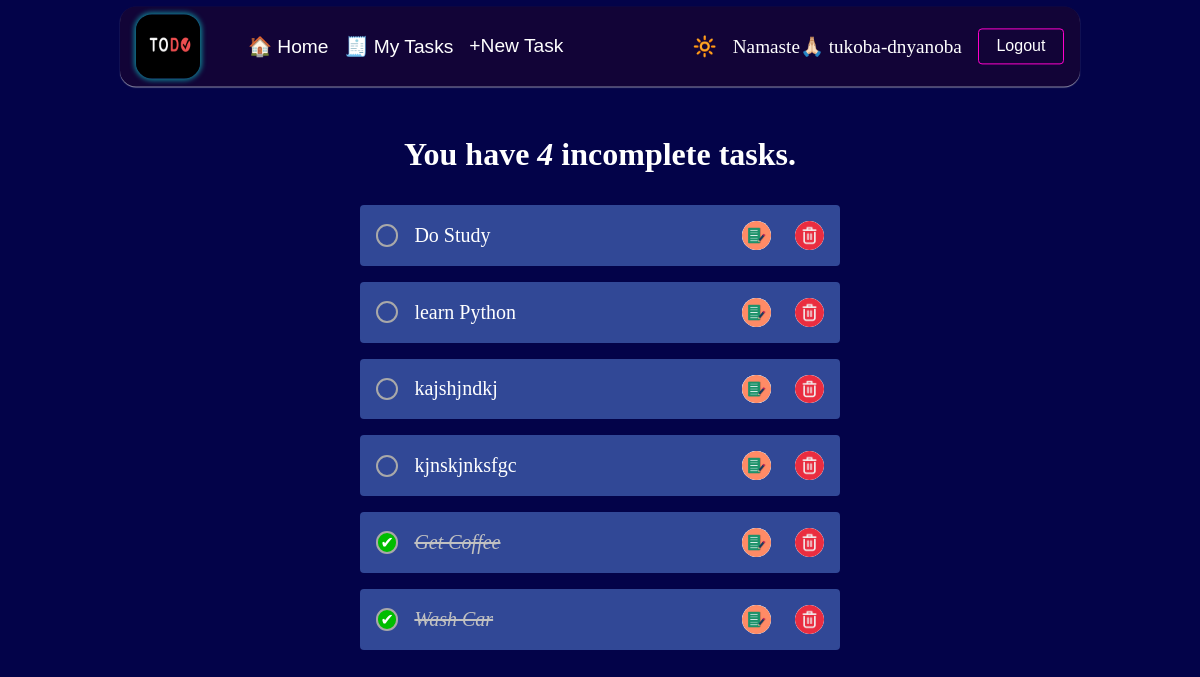
Page /tasks/ (signed in) on the earlier database version.
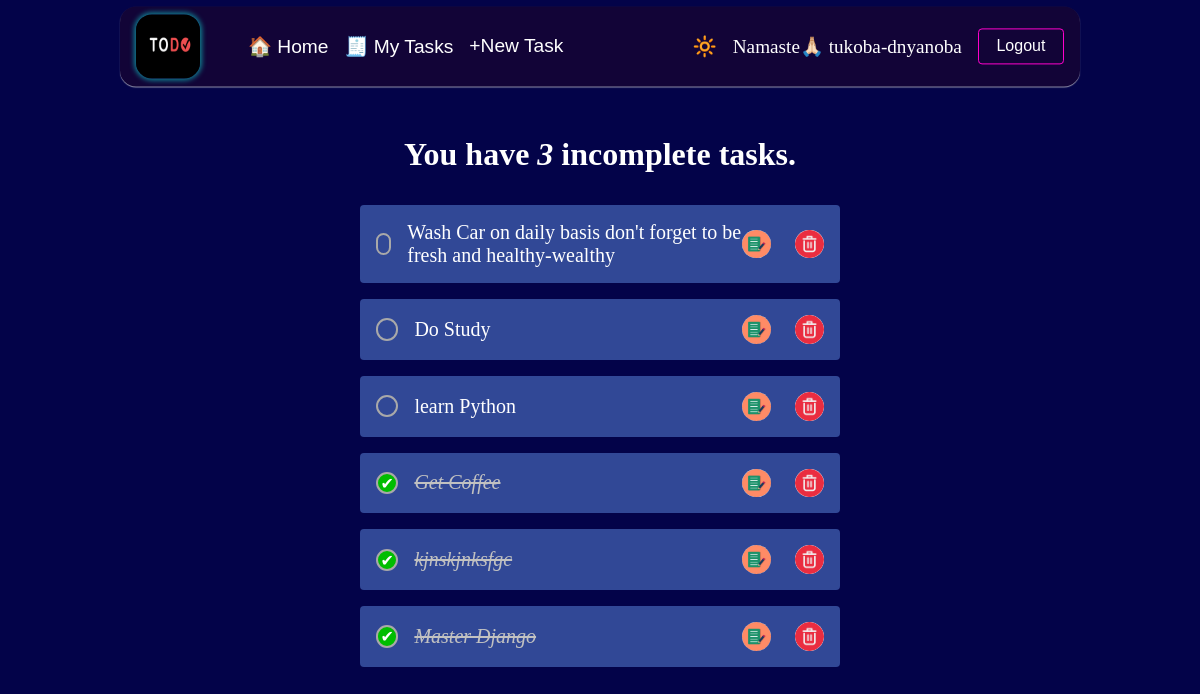
Same page on the later database version.
### base/models.py (models this page shows, shortened)
class Task(models.Model):
  user = models.ForeignKey(User, on_delete=models.CASCADE, null=True, blank=True)
  title = models.CharField(max_length=200, null=True, blank=True)
  description = models.TextField(null=True, blank=True)
  complete = models.BooleanField(default=False)
  created = models.DateTimeField(auto_now_add=True)
  class Meta:
    ordering = ['complete', 'created']

### base/views.py (the view)
# urls.py: path('tasks/', TaskList.as_view(), name='tasks'),
class TaskList(LoginRequiredMixin, ListView):
  model = Task
  context_object_name = 'tasks'
  def get_context_data(self, **kwargs):
    context = super().get_context_data(**kwargs)
    context['tasks'] = context['tasks'].filter(user=self.request.user)
    context['count'] = context['tasks'].filter(complete=False)
    search_input = self.request.GET.get('search-area') or ''
    if search_input:
      context['tasks'] = context['tasks'].filter(title__icontains=search_input)
    context['search_input'] = search_input
    return context

### base/templates/base/task_list.html
{% extends "base/base.html" %}
{% load static %}
{% block main %}
  <h1>You have <em>{{count.count}}</em> incomplete task{{count|pluralize:"s"}}.</h1>
  <div class="task_list-container">
    {% for task in tasks %}
      <div class="task-wrapper">
        {% if task.complete %}
          <div id="task-complete-title" class="task-title">
            <div class="task-complte-icon">✔</div>
            <i><s><a class="task-complete-title" href="{% url 'task_update' task.id %}">{{task.title}}</a></s></i>
          </div>
        {% else %}
          <div  class="task-title">
            <div class="task-incomplte-icon"></div>
            <a href="{% url 'task_update' task.id %}">{{task.title|truncatewords:50}}</a>
          </div>
        {% endif %}
        <div class="task-action-btns">
          <a href="{% url 'task_update' task.id %}" class="task-action-link task-edit-btn"><img src="{% static 'base/images/Edit-icon.jpg' %}" alt=""></a>
          <a href="{% url 'task_delete' task.id %}" class="task-action-link delete-btn"><img src="{% static 'base/images/delete.png' %}" alt=""></a>
        </div>
      </div>
      {% empty %}
      <p>You have no pending tasks! <a class="option-link" href="{% url 'task_create' %}">add your first task!</a></p>
    {% endfor %}
  </div>
{% endblock main %}

### base/templates/base/base.html (shortened to what this page needs)
<!DOCTYPE html>
{% load static %}
<html lang="en">
<head>
  {% block style %}
    <link rel="stylesheet" href="{% static 'base/css/index.css' %}">
  {% endblock style %}
</head>
<body>
  {% include "base/header.html" %}
  <div class="main">
    {% block main %}{% endblock main %}
  </div>
</body>
</html>

### base/templates/base/header.html (shortened to what this page needs)
{% load static %}
<header class="todo-header">
  <div class="left-section">
    <img src="{% static "base/images/todo-logo1.png" %}" id="todo-logo">
    <nav>
      <a href="">🏠 Home</a>
      {% if request.user.is_authenticated %}
        <a href="{% url 'tasks' %}">🧾 My Tasks</a>
        <a href="{% url 'task_create' %}"><span class="new-task-logo">+</span>New Task</a>
      {% endif %}
    </nav>
  </div>
  <div class="right-section">
    {% if request.user.is_authenticated %}
      <span class="theme-icon">
        {% if theme %}
          🌙
        {% else %}
          🔆
        {% endif %}
      </span>
      <span class="username">Namaste🙏🏻 {{request.user}} </span>
      <form action="{% url 'logout' %}" method="POST">
        <input class="logout-btn login-link-btn" type="submit" value="Logout">
      </form>
    {% else %}
      <nav>
        <a class="login-link-btn" href="{% url 'login' %}">Login</a>
        <a class="signup-link-btn" href="{% url 'signup' %}">Signup</a>
      </nav>
    {% endif %}
  </div>
</header>

### base/static/base/css/index.css (style rules this page uses)
* { box-sizing: border-box; margin: 0; padding: 0; border: none; outline: none; background-color: transparent; }
body { min-height: 100vh; width: 100vw; max-width: 70rem; margin: 0 auto; overflow: hidden; overflow-y: scroll; background-color: #030349; color: #fff; }
a { text-decoration: none; color: #fff; }
.main { margin: 2.5rem auto 1rem; padding: 1rem; max-width: 60rem; height: 100%; display: flex; flex-direction: column; justify-content: center; align-items: center; border-radius: 1rem; }
.todo-header { overflow: hidden; background-color: #120437; box-shadow: 0 1px 1px #dddddda5; position: sticky; top: 0.4rem; height: 5rem; width: 100%; max-width: 60rem; display: flex; justify-content: space-between; align-items: center; margin: 0 auto; padding: 0.5rem 1rem; border-radius: 1rem; font-size: 1.2rem; z-index: 100; }
.left-section, .right-section { display: flex; align-items: center; column-gap: 1rem; }
#todo-logo { border-radius: 1rem; height:4rem; width: 4rem; margin-right: 2rem; box-shadow: 0 0 5px 2px #109aa1d4; }
.todo-header nav { display: flex; align-items: center; column-gap: 1rem; font-family: Arial, Helvetica, sans-serif; }
.login-link-btn, .signup-link-btn { padding: 0.5rem 1.1rem; border-radius: 0.25rem; font-size: 1rem; color: #fff; }
.login-link-btn { border: 1px solid #ff00cc; }
.task_list-container { display: flex; flex-direction: column; align-items: center; row-gap: 1rem; width: 100%; max-width: 40rem; padding: 2rem 2rem; }
.task_list-container .task-wrapper { background-color: #6494ed79; padding: 1rem; max-width: 30rem; width: 100%; border-radius: 0.25rem; font-size: 1.25rem; display: flex; align-items: center; justify-content: space-between; }
.task-title { display: flex; column-gap: 1rem; align-items: center; }
.task-complte-icon, .task-incomplte-icon { border: 2px solid #a9a9a9; border-radius: 1rem; width: 1.4rem; height: 1.4rem; text-align: center; vertical-align: middle; }
.task-complte-icon { background-color: #00bd00; color: #fff; text-align: center; font-size: 1rem; }
#task-complete-title, .task-complete-title { color: #c1c1c1; }
.task-action-btns { display: flex; align-items: center; column-gap: 1.5rem; }
.task-action-link img { width: 100%; height: 100%; object-fit: cover; }
.task-action-link.delete-btn, .task-edit-btn { border-radius: 2rem; overflow: hidden; background-color: #f1f1f1; width: 1.8rem; height: 1.8rem; }

Differences in the rows shown:
removed Task: title "kajshjndkj"
changed Task: complete True → False (drawn); title "Wash Car" → "Wash Car on daily basis don't forget to be fresh and healthy-wealthy"; moves up the list
shown differently, row unchanged: Task "Get Coffee": moves down the list
changed Task "kjnskjnksfgc": complete False → True (drawn)
added Task: title "Master Django"
Other differences:
{{ count.count }}: "4" → "3"
